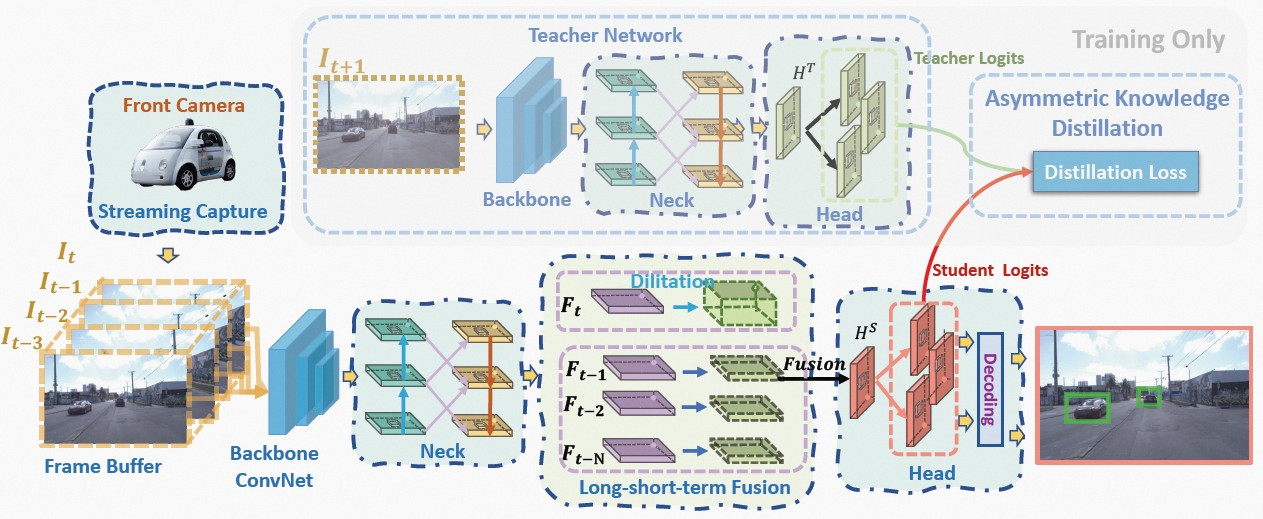
#> input picture assets/framework.jpg, 1263 x 519 px
$ python -i data_augment_flip.py   (imports and definitions only)
#> lines starting #> are read from the running program, lines starting #| are printed output that depends on the picture
#> further down, picture is the input picture: shape (519, 1263, 3); mean B, G, R 220.9, 220.3, 216.7
#!/usr/bin/env python3
# -*- coding:utf-8 -*-
# Copyright (c) Megvii, Inc. and its affiliates.
# Copyright (c) DAMO Academy, Alibaba Group and its affiliates.
"""
Data augmentation functionality. Passed as callable transformations to
Dataset classes.

The data augmentation procedures were interpreted from @weiliu89's SSD paper
http://arxiv.org/abs/1512.02325
"""

import cv2
import numpy as np
from yolox.utils import xyxy2cxcywh

import math
import random

def augment_hsv(img, hgain=0.015, sgain=0.7, vgain=0.4):
#> called with hgain = 0.015, sgain = 0.7, vgain = 0.4
    r = np.random.uniform(-1, 1, 3) * [hgain, sgain, vgain] + 1  # random gains
    hue, sat, val = cv2.split(cv2.cvtColor(img, cv2.COLOR_BGR2HSV))
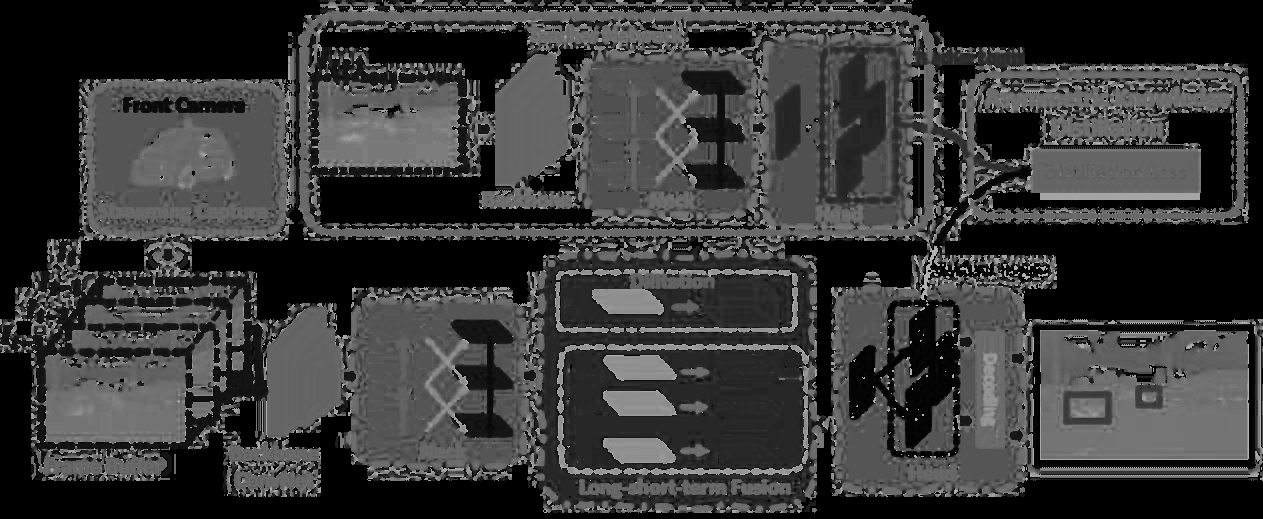
#> hue: shape (519, 1263); min 0, max 179, mean 56.4
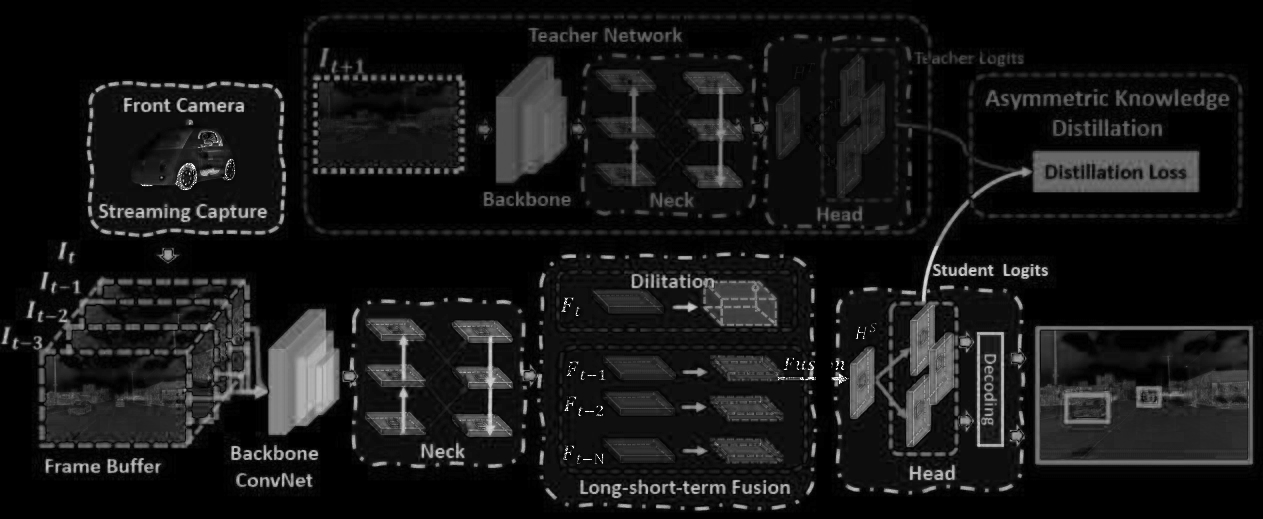
#> sat: shape (519, 1263); min 0, max 255, mean 22.4
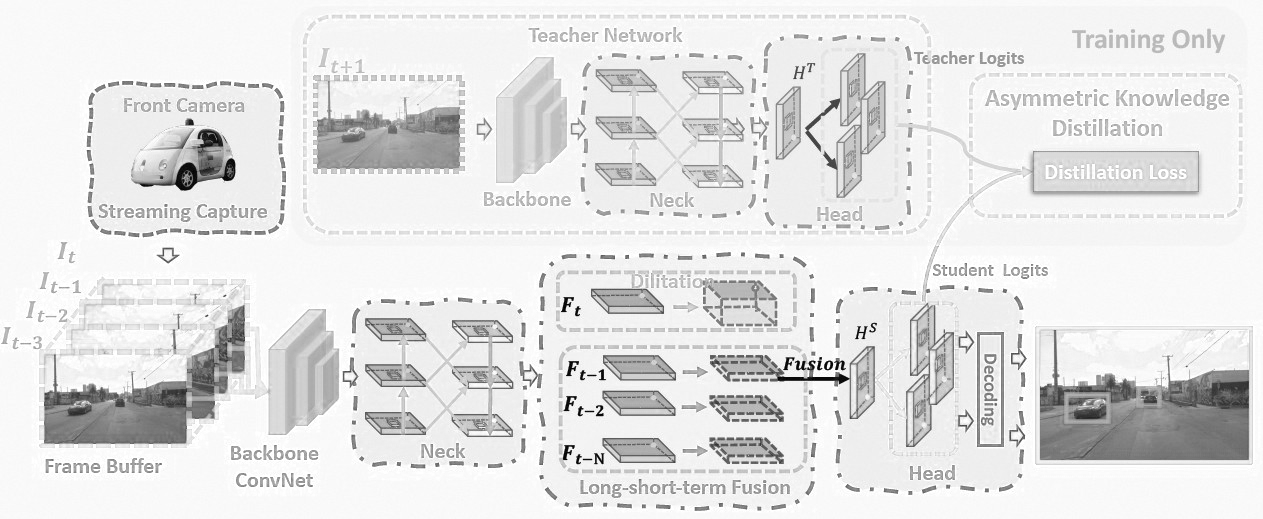
#> val: shape (519, 1263); min 0, max 255, mean 227.5
    dtype = img.dtype  # uint8

    x = np.arange(0, 256, dtype=np.int16)
    lut_hue = ((x * r[0]) % 180).astype(dtype)
    lut_sat = np.clip(x * r[1], 0, 255).astype(dtype)
#> lut_sat = 256 values from 0 to 255
    lut_val = np.clip(x * r[2], 0, 255).astype(dtype)
#> lut_val = 256 values from 0 to 255

    img_hsv = cv2.merge(
        (cv2.LUT(hue, lut_hue), cv2.LUT(sat, lut_sat), cv2.LUT(val, lut_val))
    ).astype(dtype)
#> img_hsv: shape (519, 1263, 3); mean H, S, V 56.4, 28.8, 237.7
    cv2.cvtColor(img_hsv, cv2.COLOR_HSV2BGR, dst=img)  # no return needed
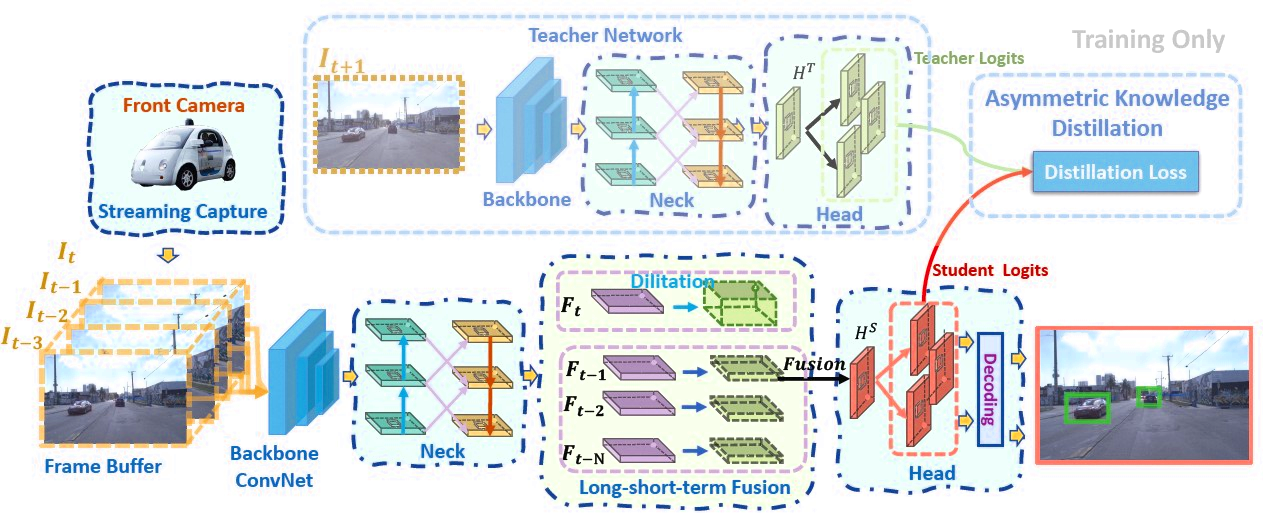
#> img: shape (519, 1263, 3); mean B, G, R 228.5, 227.7, 222.7


# [27 lines left out: functions _mirror, preproc, not called in this run]


class TrainTransform:
    # [54 lines left out: functions __init__, __call__, not called in this run]


class DoubleTrainTransform:
    # [10 lines left out: functions __init__, __call__, not called in this run]


class DoubleTrainTransformDil:
    # [13 lines left out: functions __init__, __call__, not called in this run]


class TripleTrainTransform:
    # [13 lines left out: functions __init__, __call__, not called in this run]


class LongShortTrainTransform:
    # [30 lines left out: functions __init__, __call__, not called in this run]

class LongShortTrainTransformDil:
    # [33 lines left out: functions __init__, __call__, not called in this run]

class LongShortTrainNTaretTransform:
    """
        Refer to LongShortTrainTransform, targets has three elements: (target, support_target, ntarget)
    """
    # [32 lines left out: functions __init__, __call__, not called in this run]


class ValTransform:
    """
    Defines the transformations that should be applied to test PIL image
    for input into the network

    dimension -> tensorize -> color adj

    Arguments:
        resize (int): input dimension to SSD
        rgb_means ((int,int,int)): average RGB of the dataset
            (104,117,123)
        swap ((int,int,int)): final order of channels

    Returns:
        transform (transform) : callable transform to be applied to test/val
        data
    """

    def __init__(self, swap=(2, 0, 1)):
        self.swap = swap

    # assume input is cv2 img for now
    def __call__(self, img, res, input_size):
        img, _ = preproc(img, input_size, self.swap)
        return img, np.zeros((1, 5))


class DoubleValTransform:
    def __init__(self, swap=(2, 0, 1)):
        self.trasform1 = ValTransform(swap=swap)
        self.trasform2 = ValTransform(swap=swap)

    # [4 lines left out: function __call__, not called in this run]


class DoubleValTransformDil:
    # [10 lines left out: functions __init__, __call__, not called in this run]


class TripleValTransform:
    # [11 lines left out: functions __init__, __call__, not called in this run]


class LongShortValTransform:
    # [26 lines left out: functions __init__, __call__, not called in this run]

class LongShortValNTargetTransform:
    # [28 lines left out: functions __init__, __call__, not called in this run]

>>> import cv2
>>> picture = cv2.imread('../../assets/framework.jpg')
>>> result = augment_hsv(picture)
